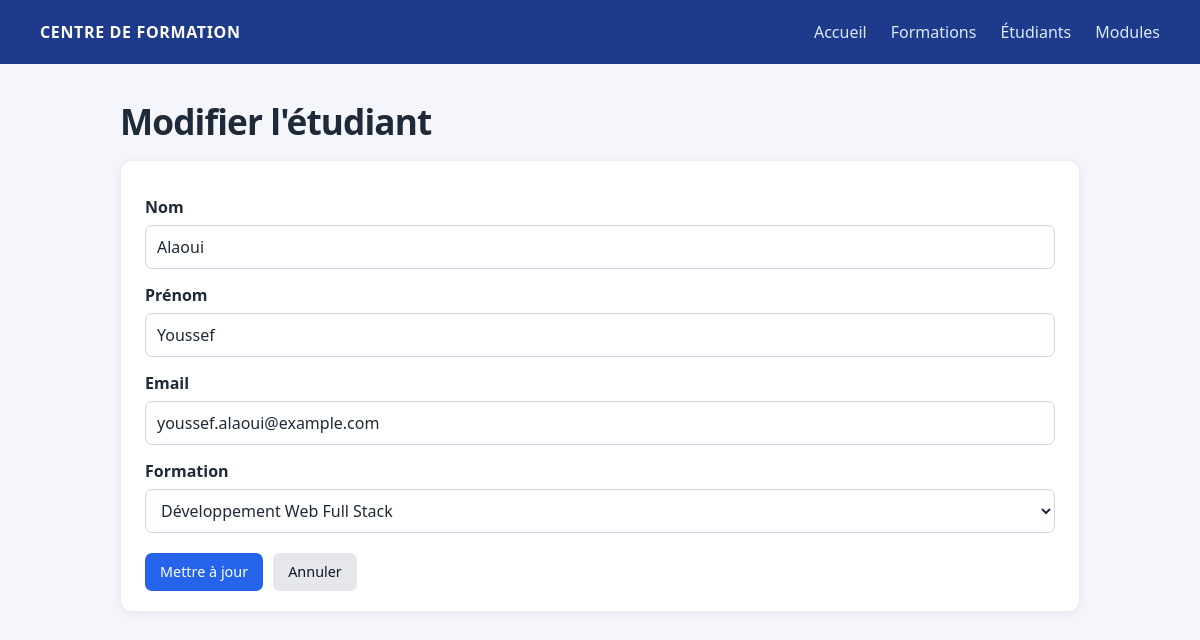
/etudiants/edit.php?id=2, run on the app's committed database.
### tables this page shows
CREATE TABLE etudiants (
  id_etudiant  INT UNSIGNED NOT NULL AUTO_INCREMENT,
  nom          VARCHAR(80)  NOT NULL,
  prenom       VARCHAR(80)  NOT NULL,
  email        VARCHAR(150) NOT NULL,
  id_formation INT UNSIGNED NOT NULL,
  PRIMARY KEY (id_etudiant),
  CONSTRAINT fk_etudiants_formation
    FOREIGN KEY (id_formation) REFERENCES formations (id_formation)
    ON DELETE RESTRICT ON UPDATE CASCADE
);

CREATE TABLE formations (
  id_formation INT UNSIGNED NOT NULL AUTO_INCREMENT,
  titre        VARCHAR(120) NOT NULL,
  duree_mois   TINYINT UNSIGNED NOT NULL,
  niveau       VARCHAR(50) NOT NULL,
  PRIMARY KEY (id_formation)
);

### etudiants/edit.php (the view, shortened to what this page needs)
<?php
require_once '../database/connexion.php';
$id = (int) ($_GET['id'] ?? $_POST['id'] ?? 0);
$stmt = $pdo->prepare('SELECT * FROM etudiants WHERE id_etudiant = :id');
$stmt->execute([':id' => $id]);
$etudiant = $stmt->fetch(PDO::FETCH_ASSOC);
$formations = $pdo->query('SELECT id_formation, titre FROM formations ORDER BY titre')->fetchAll(PDO::FETCH_ASSOC);
?>
<!DOCTYPE html>
<html lang="fr">
<head>
    <link rel="stylesheet" href="../assets/css/style.css">
</head>
<body>
<header class="topbar">
    <span class="brand">CENTRE DE FORMATION</span>
    <a href="../index.php">Accueil</a>
    <a href="../formations/index.php">Formations</a>
    <a href="index.php">Étudiants</a>
    <a href="../modules/index.php">Modules</a>
</header>
<main>
    <h1>Modifier l'étudiant</h1>
    <div class="card">
        <form method="post">
            <label for="nom">Nom</label>
            <input type="text" id="nom" name="nom" value="<?= htmlspecialchars($etudiant['nom']) ?>" required>
            <label for="prenom">Prénom</label>
            <input type="text" id="prenom" name="prenom" value="<?= htmlspecialchars($etudiant['prenom']) ?>" required>
            <label for="email">Email</label>
            <input type="email" id="email" name="email" value="<?= htmlspecialchars($etudiant['email']) ?>" required>
            <label for="id_formation">Formation</label>
            <select id="id_formation" name="id_formation" required>
                <?php foreach ($formations as $f): ?>
                    <option value="<?= (int) $f['id_formation'] ?>" <?= (int) $etudiant['id_formation'] === (int) $f['id_formation'] ? 'selected' : '' ?>>
                        <?= htmlspecialchars($f['titre']) ?>
                    </option>
                <?php endforeach; ?>
            </select>
            <div class="form-actions">
                <button type="submit" class="btn btn-primary">Mettre à jour</button>
                <a class="btn" href="index.php">Annuler</a>
            </div>
        </form>
    </div>
</main>
</body>
</html>

### assets/css/style.css (style rules this page uses)
* { box-sizing: border-box; }
:root { color-scheme: light; --color-ink: #1f2937; --color-muted: #64748b; --color-brand: #1e3a8a; --color-primary: #2563eb; --color-border: #e2e8f0; --color-surface: #fff; --color-page: #f4f6fb; --shadow-card: 0 2px 8px rgba(15, 23, 42, .07); }
body { min-width: 320px; margin: 0; background: var(--color-page); color: var(--color-ink); font-family: system-ui, -apple-system, BlinkMacSystemFont, "Segoe UI", sans-serif; line-height: 1.5; }
.topbar { display: flex; align-items: center; gap: 12px 24px; min-height: 64px; padding: 12px max(24px, calc((100% - 1120px) / 2)); background: var(--color-brand); color: #fff; }
.topbar .brand { margin-right: auto; font-weight: 750; letter-spacing: .04em; }
.topbar a { padding: 6px 0; color: #dbeafe; text-decoration: none; transition: color .15s ease; }
main { width: min(100% - 32px, 960px); margin: 36px auto 64px; }
h1 { margin: 0 0 18px; font-size: clamp(1.7rem, 3vw, 2.2rem); line-height: 1.2; letter-spacing: -.025em; }
.card, .quick-card { border: 1px solid rgba(226, 232, 240, .7); border-radius: 12px; background: var(--color-surface); box-shadow: var(--shadow-card); }
.card { overflow-x: auto; padding: 20px 24px; }
.btn { display: inline-flex; align-items: center; justify-content: center; min-height: 38px; padding: 8px 14px; border: 1px solid transparent; border-radius: 7px; background: #e5e7eb; color: #111827; font: inherit; font-size: .9rem; line-height: 1.25; text-decoration: none; cursor: pointer; transition: background-color .15s ease, box-shadow .15s ease, transform .15s ease; }
.btn-primary { background: var(--color-primary); color: #fff; }
:where(a, button, input, select):focus-visible { outline: 3px solid #93c5fd; outline-offset: 2px; }
label { display: block; margin: 14px 0 6px; font-weight: 600; }
input, select { width: 100%; min-height: 42px; padding: 9px 11px; border: 1px solid #cbd5e1; border-radius: 7px; background: #fff; color: var(--color-ink); font: inherit; }
.form-actions { display: flex; flex-wrap: wrap; gap: 10px; margin-top: 20px; }

### data on the page
etudiants: nom "Alaoui", prenom "Youssef", email "youssef.alaoui@example.com", id_formation "Développement Web Full Stack"
